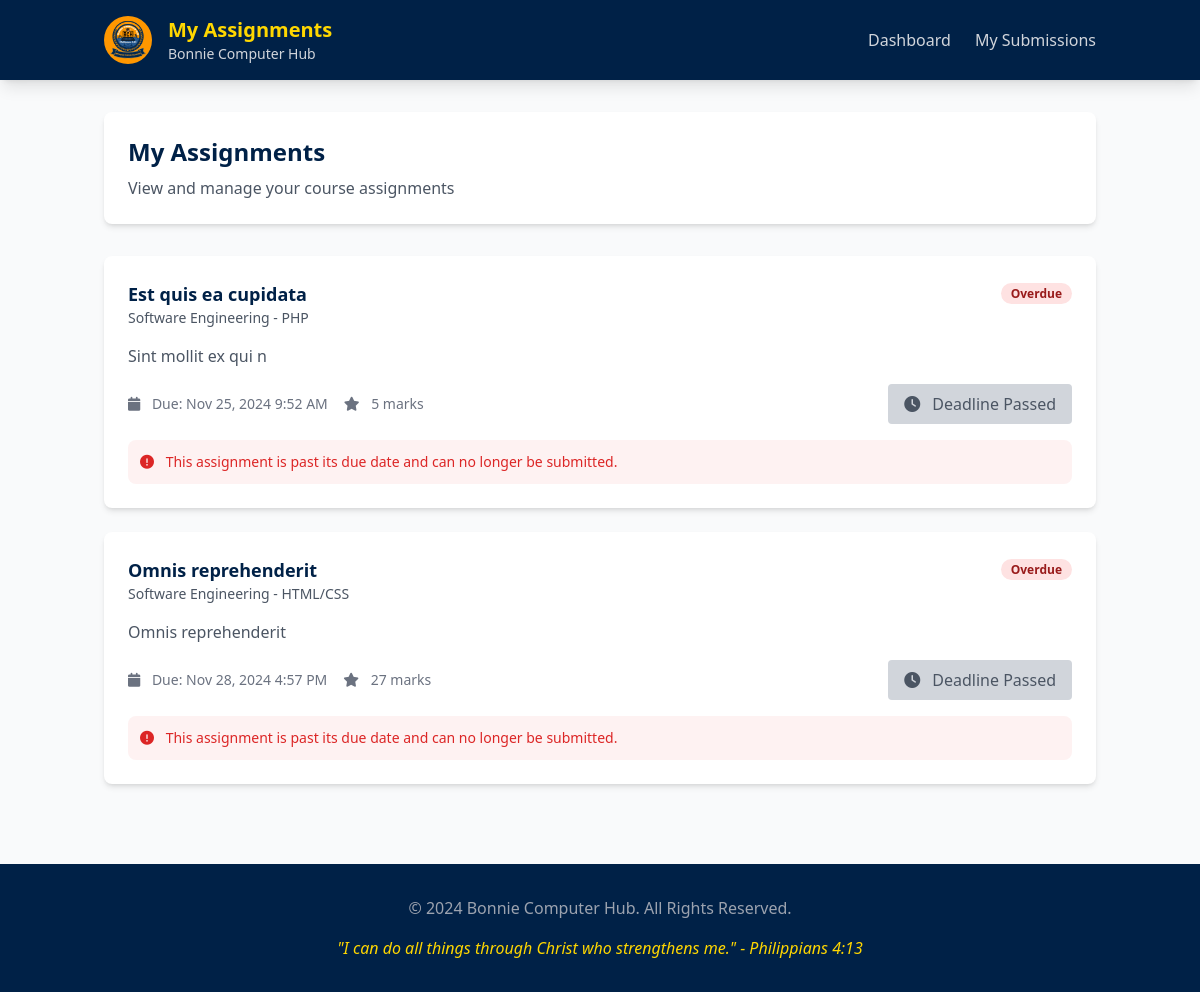
/LMS/student/assignments.php (signed in), run on the app's committed database.
### tables this page shows
CREATE TABLE `assignments` (
  `id` int(11) NOT NULL,
  `module_id` int(11) NOT NULL,
  `title` varchar(255) NOT NULL,
  `description` text NOT NULL,
  `instructions` text NOT NULL,
  `due_date` datetime NOT NULL,
  `marks` int(11) NOT NULL,
  `created_at` timestamp NOT NULL DEFAULT current_timestamp()
);

CREATE TABLE `courses` (
  `id` int(11) NOT NULL,
  `course_name` varchar(255) NOT NULL,
  `description` text NOT NULL,
  `created_by` int(11) NOT NULL,
  `status` enum('active','inactive') DEFAULT 'active',
  `created_at` timestamp NOT NULL DEFAULT current_timestamp()
);

CREATE TABLE `course_modules` (
  `id` int(11) NOT NULL,
  `course_id` int(11) NOT NULL,
  `module_name` varchar(255) NOT NULL,
  `module_description` text NOT NULL,
  `module_order` int(11) NOT NULL,
  `created_at` timestamp NOT NULL DEFAULT current_timestamp()
);

### LMS/student/assignments.php (the view, shortened to what this page needs)
<?php
require_once '../includes/db_connect.php';
$student_id = $_SESSION['user_id'];
$assignments_query = $pdo->prepare("
    SELECT
        a.*,
        c.course_name,
        m.module_name,
        CASE
            WHEN a.due_date < NOW() THEN 'overdue'
            WHEN s.id IS NOT NULL THEN 'submitted'
            ELSE 'pending'
        END as submission_status
    FROM assignments a
    JOIN course_modules m ON a.module_id = m.id
    JOIN courses c ON m.course_id = c.id
    JOIN enrollments e ON c.id = e.course_id
    LEFT JOIN submissions s ON a.id = s.assignment_id AND s.student_id = ?
    WHERE e.user_id = ?
    ORDER BY a.due_date ASC
");
$assignments_query->execute([$student_id, $student_id]);
$assignments = $assignments_query->fetchAll(PDO::FETCH_ASSOC);
?>
<!DOCTYPE html>
<html lang="en" class="scroll-smooth">
<head>
    <script src="https://cdn.tailwindcss.com"></script>
    <link rel="stylesheet" href="https://cdnjs.cloudflare.com/ajax/libs/font-awesome/6.0.0/css/all.min.css">
</head>
<body class="bg-gray-50">
    <header class="bg-primary shadow-lg sticky top-0 z-50">
        <div class="container mx-auto px-4">
            <div class="flex items-center justify-between py-4">
                <div class="flex items-center space-x-4">
                    <img src="../images/BCH.jpg" alt="BCH Logo" class="h-12 w-12 rounded-full">
                    <div>
                        <a href="dashboard.php" class="text-xl font-bold text-secondary">My Assignments</a>
                        <p class="text-gray-300 text-sm">Bonnie Computer Hub</p>
                    </div>
                </div>
                <nav class="hidden md:flex items-center space-x-6">
                    <a href="dashboard.php" class="text-gray-300 hover:text-secondary transition">Dashboard</a>
                    <a href="view_submissions.php" class="text-gray-300 hover:text-secondary transition">My Submissions</a>
                </nav>
            </div>
        </div>
    </header>
    <main class="container mx-auto px-4 py-8">
        <div class="bg-white rounded-lg shadow-md p-6 mb-8">
            <h1 class="text-2xl font-bold text-primary mb-2">My Assignments</h1>
            <p class="text-gray-600">View and manage your course assignments</p>
        </div>
        <?php if (empty($assignments)): ?>
            <div class="bg-white rounded-lg shadow-md p-12 text-center">
                <div class="text-gray-400 mb-4">
                    <i class="fas fa-tasks text-6xl"></i>
                </div>
                <h3 class="text-xl font-semibold text-gray-700 mb-2">No Assignments Yet</h3>
                <p class="text-gray-500">You don't have any assignments at the moment.</p>
            </div>
        <?php else: ?>
            <div class="grid gap-6">
                <?php foreach ($assignments as $assignment): ?>
                    <div class="bg-white rounded-lg shadow-md p-6">
                        <div class="flex justify-between items-start mb-4">
                            <div>
                                <h3 class="font-bold text-lg text-primary">
                                    <?= htmlspecialchars($assignment['title']) ?>
                                </h3>
                                <p class="text-sm text-gray-600">
                                    <?= htmlspecialchars($assignment['course_name']) ?> -
                                    <?= htmlspecialchars($assignment['module_name']) ?>
                                </p>
                            </div>
                            <div>
                                <?php
                                $status_classes = [
                                    'overdue' => 'bg-red-100 text-red-800',
                                    'submitted' => 'bg-green-100 text-green-800',
                                    'pending' => 'bg-yellow-100 text-yellow-800'
                                ];
                                $status_text = [
                                    'overdue' => 'Overdue',
                                    'submitted' => 'Submitted',
                                    'pending' => 'Pending'
                                ];
                                ?>
                                <span class="<?= $status_classes[$assignment['submission_status']] ?> text-xs font-semibold px-2.5 py-0.5 rounded-full">
                                    <?= $status_text[$assignment['submission_status']] ?>
                                </span>
                            </div>
                        </div>
                        <div class="text-gray-600 mb-4">
                            <?= $assignment['description'] ?>
                        </div>
                        <div class="flex flex-wrap items-center justify-between gap-4">
                            <div class="flex items-center space-x-4 text-sm text-gray-500">
                                <span>
                                    <i class="fas fa-calendar mr-2"></i>
                                    Due: <?= date('M j, Y g:i A', strtotime($assignment['due_date'])) ?>
                                </span>
                                <span>
                                    <i class="fas fa-star mr-2"></i>
                                    <?= $assignment['marks'] ?> marks
                                </span>
                            </div>
                            <?php if ($assignment['submission_status'] === 'overdue'): ?>
                                <button disabled
                                        class="bg-gray-300 text-gray-600 px-4 py-2 rounded cursor-not-allowed">
                                    <i class="fas fa-clock mr-2"></i>
                                    Deadline Passed
                                </button>
                            <?php endif; ?>
                        </div>
                        <?php if ($assignment['submission_status'] === 'overdue'): ?>
                            <div class="mt-4 text-sm text-red-600 bg-red-50 p-3 rounded-lg">
                                <i class="fas fa-exclamation-circle mr-2"></i>
                                This assignment is past its due date and can no longer be submitted.
                            </div>
                        <?php endif; ?>
                    </div>
                <?php endforeach; ?>
            </div>
        <?php endif; ?>
    </main>
    <footer class="bg-primary text-white py-8 mt-12">
        <div class="container mx-auto px-4 text-center">
            <p class="text-gray-400 mb-4">
                &copy; <?= date("Y") ?> Bonnie Computer Hub. All Rights Reserved.
            </p>
            <p class="text-secondary italic">
                "I can do all things through Christ who strengthens me." - Philippians 4:13
            </p>
        </div>
    </footer>
</body>
</html>

### data on the page
assignments: title "Est quis ea cupidata", courses.course_name "Software Engineering", module.module_name "PHP", submission_status "Overdue", description "Sint mollit ex qui n", due_date "Nov 25, 2024 9:52 AM", marks "5"
assignments: title "Omnis reprehenderit", courses.course_name "Software Engineering", module.module_name "HTML/CSS", submission_status "Overdue", description "Omnis reprehenderit", due_date "Nov 28, 2024 4:57 PM", marks "27"
